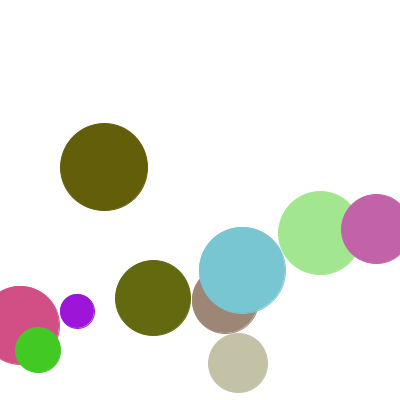
Frame 1 (no input)
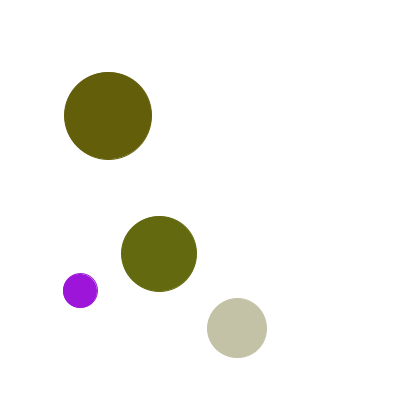
Frame 60 (the mouse pressed at the canvas centre just before this capture)
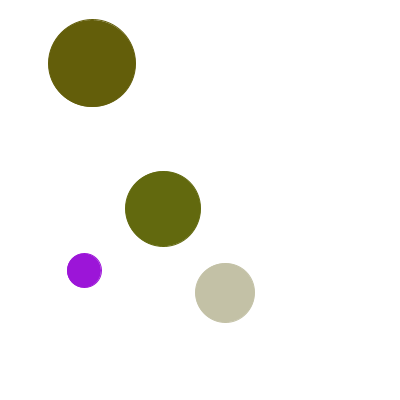
Frame 120 (the mouse held since frame 60 and released just before this capture)

The Processing sketch that drew these frames (run headless with seeded random() and noise(); from frame 60 on, the mouse is pressed at the canvas centre):

// Processing sketch: final_bubble_program
// ── final_bubble_program.pde
ArrayList <Bubble> theList;
int bNum = 10;
//Bubble[] pop = new Bubble[20];
void setup() {
  size(400, 400);
  theList = new ArrayList <Bubble>();

  for (int i = 0; i < bNum; i++) {
    Bubble someBubble = new Bubble();
    theList.add(someBubble);
  }
}
void checkColision() {
  for (int j=0; j<theList.size(); j++) {
    Bubble aBubble = theList.get(j);
    for (int i=0; i<theList.size(); i++) {
      Bubble b=theList.get(i);
      if (i != j) {
        if (dist(aBubble.myX, aBubble.myY, b.myX, b.myY)<=aBubble.mySize/2 +b.mySize/2) {
          theList.remove(i);
          theList.remove(j);
          i--;
          j--;
        }
      }
    }
  }
}
void draw() {
  background(255);
  for (Bubble b : theList) {
    b.show();
    b.rise();
  }
  checkColision();
}

// ── Bubble.pde
class Bubble{
  //member variables
  int mySize, myColor, myX;
  float myY, mySpeed;
  void rise(){
    myX += (int)(Math.random()*3)-1;
    myY -= mySpeed;
    if (myY < -100) {
      myY = 500;
    }
  }
  void show(){
    fill(myColor);
    stroke(myColor);
    ellipse(myX, myY, mySize, mySize);
  }
  Bubble(){ //no argument constructor
    myX = (int)(Math.random()*400);
    myY = (int)(Math.random()*400);
    mySize = (int)(Math.random()*80+20);
    mySpeed = mySize/100.0;
    myColor = color((int)(Math.random()*256), (int)(Math.random()*256), (int)(Math.random()*256));
  }
}
